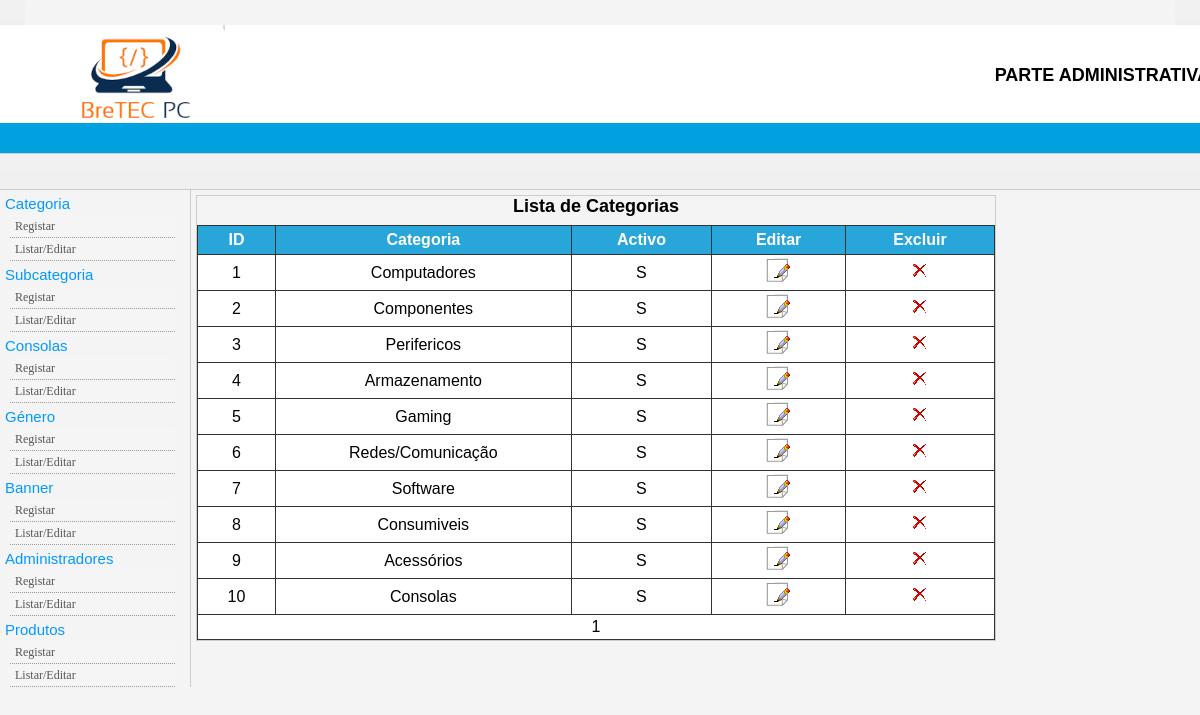
The app's page /admin/index.php?link=2 with its own data.
### tables this page shows
CREATE TABLE `categorias` (
  `id_categoria` int(11) NOT NULL,
  `categoria` varchar(150) NOT NULL,
  `ordem_categoria` int(11) NOT NULL,
  `activo_categoria` varchar(1) NOT NULL DEFAULT 'S'
);

### admin/classes/conexaoMySQL.php (called while the page is built, shortened)
<?php
	class conexaoMySQL
	{
		protected $conexao;
		function conectar()
		{
	     	$this->conexao = mysqli_connect('localhost', 'root', '', 'lojabre');
		}
		function executarSQL($sql)
		{
			$this->qry = mysqli_query($this->conexao, $sql);
			return $this->qry;
		}
		function listar($qr)
		{
			$this->dados= mysqli_fetch_assoc($qr);
			return $this->dados;
		}
	}
?>

### admin/classes/Lista.php (the view, shortened to what this page needs)
<?php
	include_once("Paginacao.php");
	class Lista extends Paginacao{
		public function listaCategoria(){
			self::iniciaPaginacao();
			while ($linha = self::results()){
				echo "<tr>
				<td> $linha[id_categoria] </td>
				<td> $linha[categoria] </td>
				<td> $linha[activo_categoria] </td>
				<td> <a href='index.php?link=3&acao=Alterar&id=$linha[id_categoria]'> <img src='imagens/alterar.gif' border='0' /></a> </td>
				<td> <a href='index.php?link=3&acao=Excluir&id=$linha[id_categoria]'> <img src='imagens/excluir.gif' border='0' /></a> </td>
				</tr>";
			}
		}
	}
?>

### admin/index.php (shortened to what this page needs)
<!DOCTYPE html>
<html>
<head>
<link rel="stylesheet" href="estilos.css">
</head>
<body>
    <div id="Principal">
        <div id="cabecalho">
            <?php include_once('cabecalho.php'); ?>
        </div>
        <div id="corpo">
            <nav id="esquerdo">
                <?php include_once('menu.php'); ?>
            </nav>
            <div id="direito">
                <?php
                    @$link = $_GET['link'];
                    $pag[1] = 'home.php';
                    $pag[2] = 'lst/lst_categorias.php';
                    $pag[3] = 'frm/frm_categorias.php';
                    $pag[4] = 'lst/lst_subcategorias.php';
                    $pag[5] = 'frm/frm_subcategorias.php';
                    $pag[6] = 'lst/lst_consolas.php';
                    $pag[7] = 'frm/frm_consolas.php';
                    $pag[8] = 'lst/lst_genero.php';
                    $pag[9] = 'frm/frm_genero.php';
                    $pag[10] = 'lst/lst_banner.php';
                    $pag[11] = 'frm/frm_banner.php';
                    $pag[12] = 'lst/lst_administradores.php';
                    $pag[13] = 'frm/frm_administradores.php';
                    $pag[14] = 'lst/lst_produtos.php';
                    $pag[15] = 'frm/frm_produtos.php';
                    if (!empty($link)){
                        if(file_exists($pag[$link]))
                        {
                            include $pag[$link];
                        }
                        else
                        {
                            include 'home.php';
                        }
                    } else{
                        include 'home.php';
                    }
                ?>
            </div>
        </div>
</body>
</html>

### admin/cabecalho.php
<div id="cabecalho_superior">
    <nav id="menu_cima"></nav>
</div>
<div id="cabecalho_meio" class="fundo_branco">
    <h1>BreTEC PC - A melhor loja de Informática</h1>
    <section class="busca"><H2>PARTE ADMINISTRATIVA</H2></section>
</div>
<div id="cabecalho_inferior" class="fundo_principal">
    <nav id="menu_principal"></nav>
</div>

### admin/menu.php
<div id="sessao"> Categoria </div>
    <ul>
        <li><a href="index.php?link=3">Registar</a></li>
        <li><a href="index.php?link=2">Listar/Editar</a></li>
    </ul>
<div id="sessao"> Subcategoria </div>
    <ul>
        <li><a href="index.php?link=5">Registar</a></li>
        <li><a href="index.php?link=4">Listar/Editar</a></li>
    </ul>
<div id="sessao"> Consolas </div>
    <ul>
        <li><a href="index.php?link=7">Registar</a></li>
        <li><a href="index.php?link=6">Listar/Editar</a></li>
    </ul>
<div id="sessao"> Género </div>
    <ul>
        <li><a href="index.php?link=9">Registar</a></li>
        <li><a href="index.php?link=8">Listar/Editar</a></li>
    </ul>
<div id="sessao"> Banner </div>
    <ul>
        <li><a href="index.php?link=11">Registar</a></li>
        <li><a href="index.php?link=10">Listar/Editar</a></li>
    </ul>
<div id="sessao"> Administradores </div>
    <ul>
        <li><a href="index.php?link=13">Registar</a></li>
        <li><a href="index.php?link=12">Listar/Editar</a></li>
    </ul>
<div id="sessao"> Produtos </div>
    <ul>
        <li><a href="index.php?link=15">Registar</a></li>
        <li><a href="index.php?link=14">Listar/Editar</a></li>
    </ul>

### admin/lst/lst_categorias.php
<?php
	include_once('./classes/Lista.php');
	$lista = new Lista();
	$lista->setNumPagina (@$_GET['pg']);
	$lista->setUrl('index.php?link=2');
?>
<h2> Lista de Categorias </h2>
<table cellpadding="0" cellspacing="0" border="1">
	<thead>
		<tr>
			<th>ID </th>
			<th>Categoria </th>
			<th>Activo </th>
			<th>Editar </th>
			<th>Excluir </th>
		</tr>
	</thead>
	<tbody>
		<?php $lista->listaCategoria();	?>
		<tr>
			<td colspan="5"><?php  $lista ->geraNumeros() ?></td>
		</tr>
	</tbody>
</table>

### admin/classes/Paginacao.php (shortened to what this page needs)
<?php
include_once("conexaoMySQL.php");
	class Paginacao extends conexaoMySQL{
		private $ida, $param;
		private $maxPage, $maxLink, $numeroPaginas;
		private $sqlA, $sqlB;
		private $fileName, $nomeArquivoHTML;
		private $qrA, $qrB;
		private $pagAtual, $proxPag, $ultPag, $pagAnt;
		public function setParametro($cod){
			$this->ida = $cod;
		}
		public function setFileName($file){
			$this->fileName = $file;
		}
		public function setInfoMaxPag($max){
			$this->maxPage = $max;
		}
		public function setMaximoLinks($max){
			$this->maxLink = $max;
		}
		public function setSQL($qr){
			$this->sqlA = $qr;
		}
		protected function iniciaPaginacao(){
			if (empty($this->ida)){
				$this->param = 0;
			} else {
				$this->temp = $this->ida;
				$this->passoA = $this->temp - 1;
				$this->passoB = $this->passoA * $this->maxPage;
				$this->param = $this->passoB;
			}
				$this->sqlB = $this->sqlA." LIMIT ".$this->param.",".$this->maxPage;
				$this->qrA = self::executarSQL($this->sqlA);
				$this->qrB = self::executarSQL($this->sqlB);
  				$this->totRegA = self::contaDados($this->qrA);
				$this->resultadoTotal = $this->totRegA;
				$this->resultadoDiv = $this->resultadoTotal / $this->maxPage;
				$this->numeroInt = (int)$this->resultadoDiv;
				if ($this->numeroInt < $this->resultadoDiv){
					$this->numeroPaginas = $this->numeroInt + 1;
				}else{
					$this->numeroPaginas = $this->resultadoDiv;
				}
				$this->pagAtual = $this->param / $this->maxPage + 1;
		}
		protected function results(){
			$this->dadosGerados = self::listar($this->qrB);
			return $this->dadosGerados;
		}
		public function geraNumeros(){
					   while((@$lnk_impressos < $this->numeroPaginas) and (@$lnk_impressos < $this->maxLink)){
				           @$lnk_impressos ++;
							  if ($this->pagAtual == $lnk_impressos){
								 echo "$lnk_impressos \n";
						   }else{
                              echo "<a href=\"$this->fileName&pg=$lnk_impressos\" title=\"$lnk_impressos\">$lnk_impressos</a>\n";
						      }
					       }
		}
	}
?>

### admin/estilos.css (style rules this page uses)
* { margin: 0; padding: 0; box-sizing: border-box; font-family: Verdana, Geneva, Tahoma, sans-serif; }
body { font-family: 'Trebuchet MS', 'Lucida Sans Unicode', 'Lucida Grande', 'Lucida Sans', Arial, sans-serif; font-size: 12px; background: #f4f4f4; }
#cabecalho { width: auto; height: 190px; background: url(../imagens/fundo-menu.png); border-bottom: 1px solid #ccc; }
#cabecalho_superior { width: 100%; }
.fundo_branco { background-color: white; }
.fundo_principal { background-color: #00A1DF; }
#menu_cima { width: 1150px; height: 25px; background: #f4f4f4; margin: 0 auto; text-align: right; font-size: 13px; font-weight: bold; }
#cabecalho_meio { width: 100%; height: 98px; position: relative; }
#cabecalho_meio h1 { text-indent: -9999px; width: 175px; height: 98px; position: absolute; background: url(../Imagens/BreTEC\ PC.png) no-repeat top right; margin-left: 50px; }
.busca { position:absolute; width: 500px; height: 35px; text-align: right; top: 40px; left: 710px; }
#cabecalho_inferior { width: 100%; border-bottom: 1px solid #ccc; line-height: 22px; }
#menu_principal { width: 600px; height: 30px; padding-top: 5px; margin: 0 auto; text-align: center; }
#corpo { width: 1000px; height: 100px; }
#esquerdo { width: 191px; float: left; border-top-width: 1px; border-right-width: 1px; border-right-style: solid; border-right-color: #ccc; }
#esquerdo li, #esquerdo li a { font: 12px verdana; text-decoration: none; color: #555; }
#esquerdo ul li { padding-left: 10px; }
#esquerdo li a { width: 165px; padding: 4px 0 3px 5px; display: block; border-bottom: dotted 1px #999; background: #f5f5f5; }
#sessao { padding: 5px 0 0 5px; height: 25px; font-size: 15px; color: #0099ff; }
#direito { width: 800px; float: left; margin: 5px 0 0 5px; border: solid 1px #ccc; }
#direito h2 { text-align: center; }
table { float: left; border-collapse: collapse; border: 1px solid #333; background: #fff; width: 100%; margin-top: 8px; text-align: center; }
table thead { font: 16px Tahoma, Geneva, sans-serif; font-weight: bold; color: #fff; background: #28a5d9; margin: 2px; }
table thead tr th { padding: 5px 12px; }
table tbody { font: 16px Tahoma, Geneva, sans-serif; color: #000; }
table tbody tr td { padding: 3px; }

### records on screen
categorias: id_categoria "1", categoria "Computadores", activo_categoria "S"
categorias: id_categoria "2", categoria "Componentes", activo_categoria "S"
categorias: id_categoria "3", categoria "Perifericos", activo_categoria "S"
categorias: id_categoria "4", categoria "Armazenamento", activo_categoria "S"
categorias: id_categoria "5", categoria "Gaming", activo_categoria "S"
categorias: id_categoria "6", categoria "Redes/Comunicação", activo_categoria "S"
categorias: id_categoria "7", categoria "Software", activo_categoria "S"
categorias: id_categoria "8", categoria "Consumiveis", activo_categoria "S"
categorias: id_categoria "9", categoria "Acessórios", activo_categoria "S"
categorias: id_categoria "10", categoria "Consolas", activo_categoria "S"
